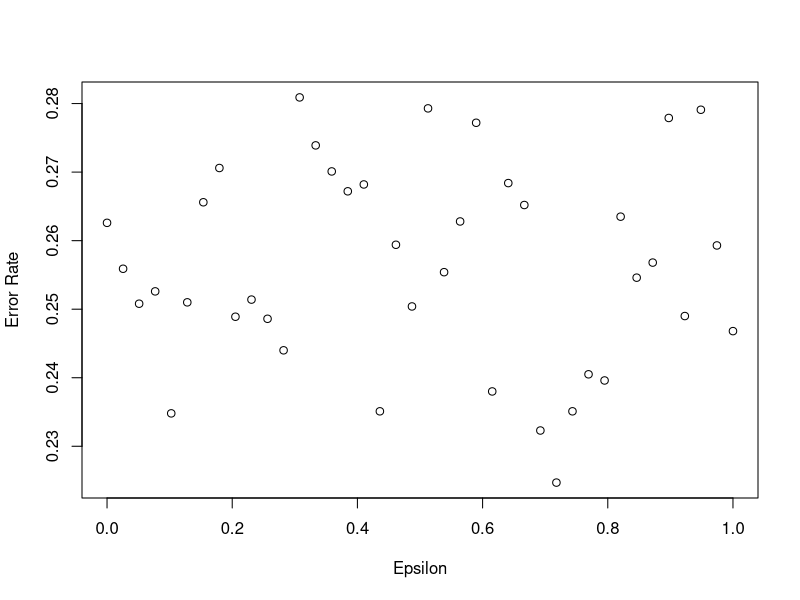

This figure's R source: (Note: a time limit stopped this script after it produced the figure.)
## ---- chunk 1
knitr::opts_chunk$set(echo = TRUE)
## ---- chunk 2

vecn = c(5, 10, 15, 20, 25)

epsvec = seq(0, 1, length.out = 40)
l = 100 #number of things you want to average for error rate estimate (cuz actual selection of p and q is drawn randomly)
m = 100 #number of things to estimate accuracy (cuz the actual switches can be random)

#epscols = matrix()

for(n in vecn){

  errorrate_vec = vector()
  
  for(eps in epsvec){
  
  errorrate_est = 0
  
  for(k in 1:l){
    predictions = vector()
    actual = vector()
    
    p = runif(1, min = 0, max = 1)
    q = runif(1, min = 0, max = 1)
    
    for(j in 1:m){
      #probabilities
      pest = 0.5
      qest = 0.5
      cur = "p"
      psd = sqrt(1/12)
      qsd = sqrt(1/12)
      ph = 0
      pn = 0
      qh = 0
      qn = 0
      
      for(i in 1:n){

          if(qest+qsd > pest+psd){
            qh = qh+rbinom(1, 1, q)
            qn = qn+1
            qest = (qh+1)/(qn+2)
            qsd = sqrt(((1+qh)*(1-qh+qn))/((qn+2)*(qn+2)*(qn+3)))
          }
          else if(pest+psd == qest+qsd){
            switch2 = rbinom(1, 1, 0.5)
            if(switch2 == 1){
              qh = qh+rbinom(1, 1, q)
              qn = qn+1
              qest = (qh+1)/(qn+2)
              qsd = sqrt(((1+qh)*(1-qh+qn))/((qn+2)*(qn+2)*(qn+3)))
            }
            else{
              ph = ph+rbinom(1, 1, p)
              pn = pn+1
              pest = (ph+1)/(pn+2)
              psd = sqrt(((1+ph)*(1-ph+pn))/((pn+2)*(pn+2)*(pn+3)))             
            }
          }
          else{
              ph = ph+rbinom(1, 1, p)
              pn = pn+1
              pest = (ph+1)/(pn+2)
              psd = sqrt(((1+ph)*(1-ph+pn))/((pn+2)*(pn+2)*(pn+3)))  
          }
          
          if(pest+psd >= qest+qsd){
            cur = "p"
          }
          else{
            cur = "q"
          }

      }
      predictions = c(predictions, cur)
      if(p > q){
        actual = c(actual, "p")
      }
      else{
        actual = c(actual, "q")
      }
      
    }
    
    acccnt = 0
    for(i in 1:m){
      if(predictions[i] == actual[i]){
        acccnt = acccnt+1
      }
    }
    
    oneminuserrorrate = acccnt/m
    errorrate_est = errorrate_est+oneminuserrorrate
  }
  errorrate_est = 1-errorrate_est/l
  errorrate_vec = c(errorrate_vec, errorrate_est)
  }
  #epscols <- rbind(epscols, errorrate_vec)
  plot(epsvec, errorrate_vec, xlab = "Epsilon", ylab = "Error Rate")
}
